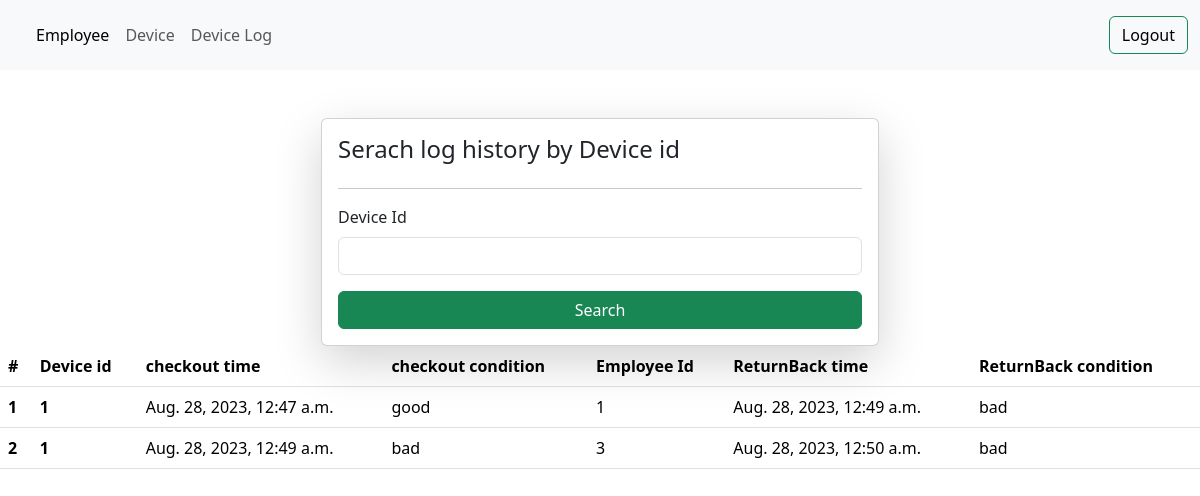
The page /device-log/ (signed in) on the database its author committed.
### assetManagement/models.py (models this page shows)
class DeviceLogInfo(models.Model):
    device_id = models.IntegerField()
    device_comp_name = models.CharField(max_length=50)
    device_occupied_by = models.IntegerField(default=0)
    device_checkout_time = models.DateTimeField()
    device_checkout_condition = models.CharField(max_length=50)
    device_return_back_time = models.DateTimeField(null=True,blank=True)
    device_return_back_condition = models.CharField(max_length=50,null=True,blank=True)

### assetManagement/views.py (the view)
# urls.py: path('device-log/',device_log,name="device_log"),
@login_required(login_url='/login/')
def device_log(request):
    if request.method == "POST":
        search_device_id = request.POST.get('search_device_id')
        queryset = DeviceLogInfo.objects.all().filter(device_comp_name=request.user, device_id = search_device_id)
        context = {'devices' : queryset}
        return render(request, 'devicelog.html', context)
    queryset = DeviceLogInfo.objects.all().filter(device_comp_name=request.user)
    context = {'devices' : queryset}
    return render(request, 'devicelog.html', context)

### assetManagement/templates/devicelog.html (shortened to what this page needs)
{% extends "layout.html" %}
{% block start %}
<div class="container mt-5">
      <form class="col-6 mx-auto card p-3 shadow-lg" method="post">
        <h4>Serach log history by Device id</h4>
        <hr>
        <div class="mb-3">
          <label for="exampleInputPassword1" class="form-label">Device Id</label>
          <input name="search_device_id" type="text" class="form-control">
        </div>
        <button type="submit" class="btn btn-success ">Search</button>
      </form>
    </div>
      <table class="table">
        <thead>
          <tr>
            <th scope="col">#</th>
            <th scope="col">Device id</th>
            <th scope="col">checkout time</th>
            <th scope="col">checkout condition</th>
            <th scope="col">Employee Id</th>
            <th scope="col">ReturnBack time</th>
            <th scope="col">ReturnBack condition</th>
          </tr>
        </thead>
        <tbody>
        {% for device in devices %}
          <tr>
            <th scope="row">{{forloop.counter}}</th>
            <th>{{device.device_id}}</th>
            <td>{{device.device_checkout_time}}</td>
            <td>{{device.device_checkout_condition}}</td>
            <td>{{device.device_occupied_by}}</td>
            <td>{{device.device_return_back_time}}</td>
            <td>{{device.device_return_back_condition}}</td>
          </tr>
        {% endfor %}
        </tbody>
      </table>
{% endblock %}

### rows shown on the page
DeviceLogInfo: device_id "1", device_checkout_time "Aug. 28, 2023, 12:47 a.m.", device_checkout_condition "good", device_occupied_by "1", device_return_back_time "Aug. 28, 2023, 12:49 a.m.", device_return_back_condition "bad"
DeviceLogInfo: device_id "1", device_checkout_time "Aug. 28, 2023, 12:49 a.m.", device_checkout_condition "bad", device_occupied_by "3", device_return_back_time "Aug. 28, 2023, 12:50 a.m.", device_return_back_condition "bad"
